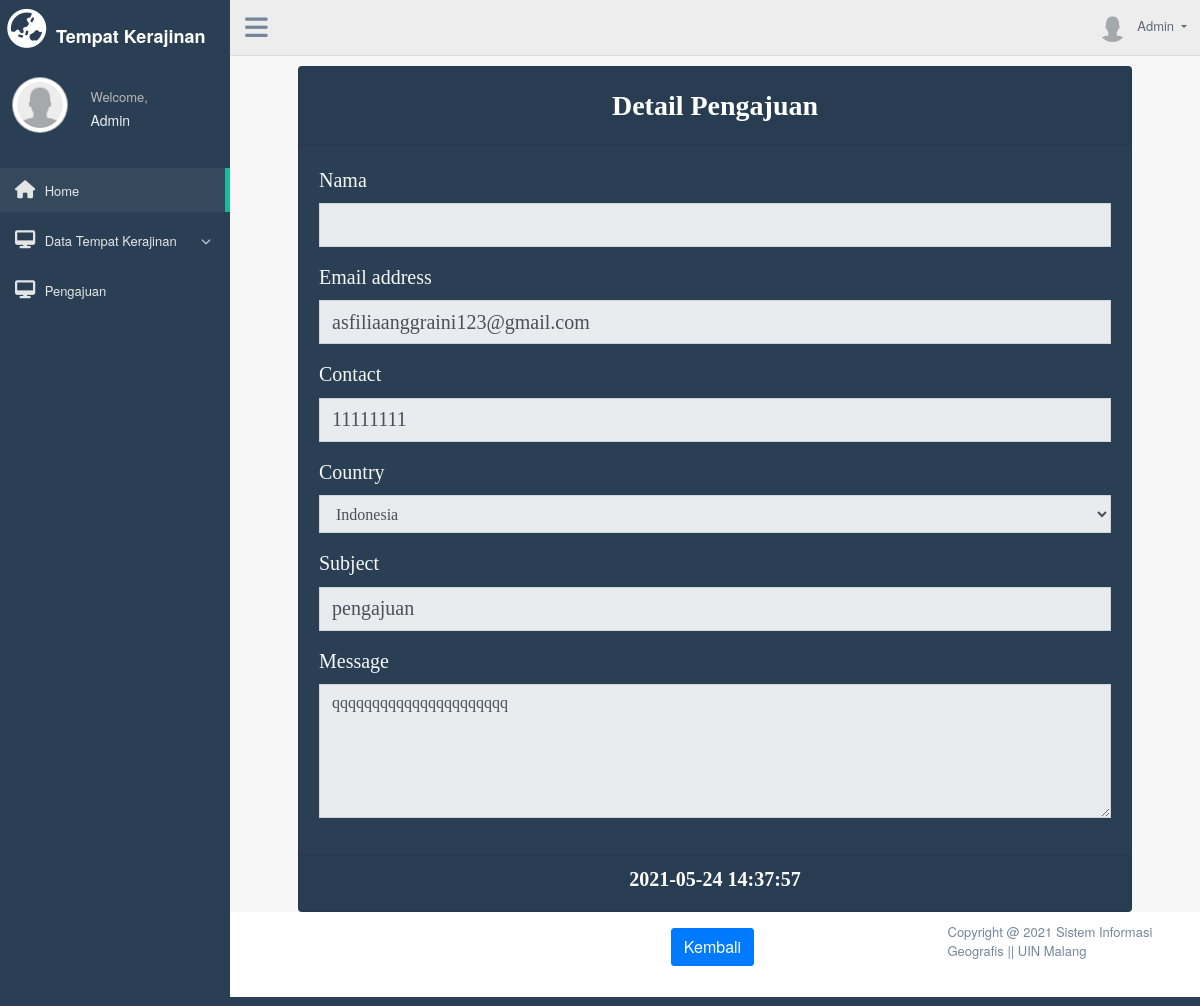
Page /halaman_admin.php?page=detail_pengajuan&id=1 on the committed database.
### tables this page shows
CREATE TABLE `contact_us` (
  `id` int(11) NOT NULL,
  `name` varchar(100) NOT NULL,
  `email` varchar(100) NOT NULL,
  `contact` varchar(50) NOT NULL,
  `country` varchar(50) DEFAULT NULL,
  `subject` varchar(100) NOT NULL,
  `message` text NOT NULL,
  `date` datetime NOT NULL DEFAULT CURRENT_TIMESTAMP ON UPDATE CURRENT_TIMESTAMP
);

### detail_pengajuan.php (the view, shortened to what this page needs)
<?php include('config.php'); ?>
<?php
if (isset($_GET['id'])) {
    $Id = $_GET['id'];
    $select = mysqli_query($koneksi, "SELECT * FROM `contact_us` WHERE id= '$Id'") or die(mysqli_error($koneksi));
    if (mysqli_num_rows($select) == 0) {
        echo '<div class="alert alert-warning">ID tidak ada dalam database.</div>';
        exit();
    } else {
        $data = mysqli_fetch_assoc($select);
    }
}
?>
<div class="card mx-5 mt-10" style="margin-top:20px">
    <div class="card-header text-white text-center">
        <h3><b>Detail Pengajuan</b></h3>
    </div>
    <div class="card-body pengajuan">
        <div class="mb-3">
            <label for="exampleFormControlInput1" class="form-label">Nama</label>
            <input type="text" class="form-control" value="<?php echo $data['name']; ?>" readonly>
        </div>
        <div class="mb-3">
            <label for="exampleFormControlInput1" class="form-label">Email address</label>
            <input type="email" class="form-control" value="<?php echo $data['email']; ?>" readonly>
        </div>
        <div class="mb-3">
            <label for="exampleFormControlInput1" class="form-label">Contact</label>
            <input type="number" class="form-control" value="<?php echo $data['contact']; ?>" readonly>
        </div>
        <div class="mb-3">
            <label class="exampleFormControlInput1">Country</label>
            <select class="form-control" readonly required>
                <option value="Indonesia" <?php if ($data['country'] == 'Indonesia') {
                                                echo 'selected';
                                            } ?>>Indonesia</option>
            </select>
        </div>
        <div class="mb-3">
            <label for="exampleFormControlInput1" class="form-label">Subject</label>
            <input type="text" class="form-control" value="<?php echo $data['subject']; ?>" readonly>
        </div>
        <div class="mb-3">
            <label for="exampleFormControlTextarea1" class="form-label">Message</label>
            <textarea class="form-control" rows="5" readonly><?php echo $data['message']; ?></textarea>
        </div>
    </div>
    <div class="card-footer text-white text-center">
        <h5><b><?php echo $data['date']; ?></b></h5>
    </div>
</div>
<div class="col-md-6 col-sm-6 offset-md-3 py-3 text-center">
    <a href="halaman_admin.php?page=pengajuan" class="btn btn-primary">Kembali</a>
</div>

### assets/css/style1.css (style rules this page uses)
.card { background-color: rgb(42, 63, 84); }
.card { font-family: 'Times New Roman', serif; font-size: 30; }
.pengajuan { color: rgb(247, 247, 247); font-size: 20px; }
.pengajuan input { font-size: 20px; }

### rows in the picture
contact_us: email "asfiliaanggraini123@gmail.com", contact "11111111", country "Indonesia", subject "pengajuan", message "qqqqqqqqqqqqqqqqqqqqqq", date "2021-05-24 14:37:57"
